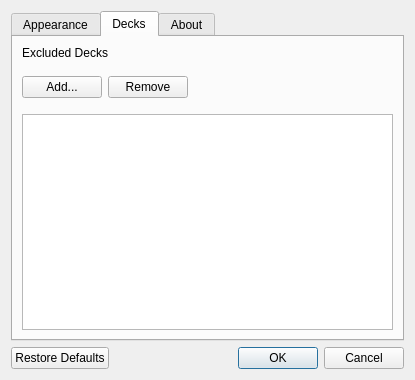
<?xml version="1.0" encoding="UTF-8"?>
<ui version="4.0">
 <author>JustKoi</author>
 <class>OptionsDialog</class>
 <widget class="QDialog" name="OptionsDialog">
  <property name="geometry">
   <rect>
    <x>0</x>
    <y>0</y>
    <width>402</width>
    <height>380</height>
   </rect>
  </property>
  <property name="windowTitle">
   <string>Study TIme Stats Options</string>
  </property>
  <layout class="QVBoxLayout" name="options_vert_layout">
   <item>
    <widget class="QTabWidget" name="tabs_widget">
     <property name="currentIndex">
      <number>1</number>
     </property>
     <widget class="QWidget" name="appearance_tab">
      <property name="enabled">
       <bool>true</bool>
      </property>
      <attribute name="title">
       <string>Appearance</string>
      </attribute>
      <layout class="QVBoxLayout" name="appearance_tab_layout">
       <item>
        <layout class="QVBoxLayout" name="appearance_vert_layout">
         <property name="leftMargin">
          <number>12</number>
         </property>
         <property name="topMargin">
          <number>12</number>
         </property>
         <property name="rightMargin">
          <number>12</number>
         </property>
         <property name="bottomMargin">
          <number>12</number>
         </property>
         <item>
          <layout class="QGridLayout" name="appearance_grid_layout" columnstretch="0,0,0">
           <item row="6" column="0">
            <widget class="QLabel" name="primary_color_label">
             <property name="text">
              <string>Primary Color</string>
             </property>
            </widget>
           </item>
           <item row="7" column="1">
            <widget class="QPushButton" name="seconday_color_button">
             <property name="text">
              <string>Select</string>
             </property>
            </widget>
           </item>
           <item row="4" column="0">
            <widget class="QLabel" name="total_label">
             <property name="text">
              <string>Custom Total Text</string>
             </property>
            </widget>
           </item>
           <item row="0" column="1" colspan="2">
            <widget class="QComboBox" name="week_start_dropdown">
             <property name="sizeAdjustPolicy">
              <enum>QComboBox::AdjustToContents</enum>
             </property>
             <item>
              <property name="text">
               <string>Monday</string>
              </property>
             </item>
             <item>
              <property name="text">
               <string>Tuesday</string>
              </property>
             </item>
             <item>
              <property name="text">
               <string>Wednesday</string>
              </property>
             </item>
             <item>
              <property name="text">
               <string>Thursday</string>
              </property>
             </item>
             <item>
              <property name="text">
               <string>Friday</string>
              </property>
             </item>
             <item>
              <property name="text">
               <string>Saturday</string>
              </property>
             </item>
             <item>
              <property name="text">
               <string>Sunday</string>
              </property>
             </item>
            </widget>
           </item>
           <item row="6" column="1">
            <widget class="QPushButton" name="primary_color_button">
             <property name="text">
              <string>Select</string>
             </property>
            </widget>
           </item>
           <item row="7" column="0">
            <widget class="QLabel" name="secondary_color_label">
             <property name="text">
              <string>Secondary Color</string>
             </property>
            </widget>
           </item>
           <item row="5" column="1" colspan="2">
            <widget class="QLineEdit" name="ranged_line">
             <property name="sizePolicy">
              <sizepolicy hsizetype="Preferred" vsizetype="Fixed">
               <horstretch>0</horstretch>
               <verstretch>0</verstretch>
              </sizepolicy>
             </property>
            </widget>
           </item>
           <item row="4" column="1" colspan="2">
            <widget class="QLineEdit" name="total_line">
             <property name="sizePolicy">
              <sizepolicy hsizetype="Preferred" vsizetype="Fixed">
               <horstretch>0</horstretch>
               <verstretch>0</verstretch>
              </sizepolicy>
             </property>
            </widget>
           </item>
           <item row="6" column="2">
            <widget class="QLabel" name="primary_color_preview">
             <property name="styleSheet">
              <string notr="true">background-color: #BDC;</string>
             </property>
            </widget>
           </item>
           <item row="5" column="0">
            <widget class="QLabel" name="ranged_label">
             <property name="text">
              <string>Custom Ranged Text</string>
             </property>
            </widget>
           </item>
           <item row="7" column="2">
            <widget class="QLabel" name="secondary_color_preview">
             <property name="styleSheet">
              <string notr="true">background-color: #ADC;</string>
             </property>
            </widget>
           </item>
           <item row="0" column="0">
            <widget class="QLabel" name="week_start_label">
             <property name="text">
              <string>Week-Start Day</string>
             </property>
            </widget>
           </item>
           <item row="1" column="0">
            <widget class="QLabel" name="range_select_label">
             <property name="text">
              <string>Selected Range</string>
             </property>
            </widget>
           </item>
           <item row="2" column="1">
            <widget class="QSpinBox" name="custom_range_spinbox">
             <property name="suffix">
              <string> days</string>
             </property>
             <property name="maximum">
              <number>5690</number>
             </property>
             <property name="value">
              <number>14</number>
             </property>
            </widget>
           </item>
           <item row="1" column="1">
            <widget class="QComboBox" name="range_select_dropdown">
             <property name="sizeAdjustPolicy">
              <enum>QComboBox::AdjustToContents</enum>
             </property>
             <item>
              <property name="text">
               <string>Past Week</string>
              </property>
             </item>
             <item>
              <property name="text">
               <string>Past 2 Weeks</string>
              </property>
             </item>
             <item>
              <property name="text">
               <string>Past Month</string>
              </property>
             </item>
             <item>
              <property name="text">
               <string>Past Year</string>
              </property>
             </item>
             <item>
              <property name="text">
               <string>Custom</string>
              </property>
             </item>
            </widget>
           </item>
           <item row="1" column="2">
            <widget class="QCheckBox" name="use_start_checkbox">
             <property name="text">
              <string>From Week-Start</string>
             </property>
             <property name="checked">
              <bool>true</bool>
             </property>
            </widget>
           </item>
          </layout>
         </item>
         <item>
          <widget class="QGroupBox" name="pages_group_box">
           <property name="title">
            <string>Pages</string>
           </property>
           <layout class="QHBoxLayout" name="pages_vertical_layout">
            <item>
             <widget class="QCheckBox" name="browser_checkbox">
              <property name="text">
               <string>Deck Browser</string>
              </property>
              <property name="checked">
               <bool>true</bool>
              </property>
             </widget>
            </item>
            <item>
             <widget class="QCheckBox" name="overview_checkbox">
              <property name="text">
               <string>Overview</string>
              </property>
              <property name="checked">
               <bool>true</bool>
              </property>
             </widget>
            </item>
            <item>
             <widget class="QCheckBox" name="congrats_checkbox">
              <property name="text">
               <string>Congrats Screen</string>
              </property>
              <property name="checked">
               <bool>true</bool>
              </property>
             </widget>
            </item>
           </layout>
          </widget>
         </item>
        </layout>
       </item>
      </layout>
     </widget>
     <widget class="QWidget" name="decks_tab">
      <attribute name="title">
       <string>Decks</string>
      </attribute>
      <layout class="QVBoxLayout" name="verticalLayout">
       <item>
        <widget class="QLabel" name="excluded_decks_label">
         <property name="text">
          <string>Excluded Decks</string>
         </property>
         <property name="textFormat">
          <enum>Qt::RichText</enum>
         </property>
        </widget>
       </item>
       <item>
        <layout class="QHBoxLayout" name="add_remove_layout">
         <property name="topMargin">
          <number>10</number>
         </property>
         <property name="bottomMargin">
          <number>10</number>
         </property>
         <item>
          <widget class="QPushButton" name="add_button">
           <property name="text">
            <string>Add...</string>
           </property>
          </widget>
         </item>
         <item>
          <widget class="QPushButton" name="remove_button">
           <property name="text">
            <string>Remove</string>
           </property>
          </widget>
         </item>
         <item>
          <spacer name="add_remove_spacer">
           <property name="orientation">
            <enum>Qt::Horizontal</enum>
           </property>
           <property name="sizeHint" stdset="0">
            <size>
             <width>40</width>
             <height>20</height>
            </size>
           </property>
          </spacer>
         </item>
        </layout>
       </item>
       <item>
        <widget class="QListWidget" name="excluded_decks_list">
         <property name="selectionMode">
          <enum>QAbstractItemView::ExtendedSelection</enum>
         </property>
         <property name="selectionBehavior">
          <enum>QAbstractItemView::SelectRows</enum>
         </property>
        </widget>
       </item>
      </layout>
     </widget>
     <widget class="QWidget" name="about_tab">
      <attribute name="title">
       <string>About</string>
      </attribute>
      <layout class="QVBoxLayout" name="verticalLayout_2">
       <item>
        <widget class="QTextBrowser" name="about_text">
         <property name="html">
          <string>&lt;!DOCTYPE HTML PUBLIC &quot;-//W3C//DTD HTML 4.0//EN&quot; &quot;http://www.w3.org/TR/REC-html40/strict.dtd&quot;&gt;
&lt;html&gt;&lt;head&gt;&lt;meta name=&quot;qrichtext&quot; content=&quot;1&quot; /&gt;&lt;style type=&quot;text/css&quot;&gt;
p, li { white-space: pre-wrap; }
&lt;/style&gt;&lt;/head&gt;&lt;body style=&quot; font-family:'MS Shell Dlg 2'; font-size:8.25pt; font-weight:400; font-style:normal;&quot;&gt;
&lt;p style=&quot; margin-top:0px; margin-bottom:0px; margin-left:0px; margin-right:0px; -qt-block-indent:0; text-indent:0px;&quot;&gt;About page text. Lorem ipsum-thing go here.&lt;/p&gt;&lt;/body&gt;&lt;/html&gt;</string>
         </property>
        </widget>
       </item>
      </layout>
     </widget>
    </widget>
   </item>
   <item>
    <widget class="QDialogButtonBox" name="confirm_button_box">
     <property name="orientation">
      <enum>Qt::Horizontal</enum>
     </property>
     <property name="standardButtons">
      <set>QDialogButtonBox::Cancel|QDialogButtonBox::Ok|QDialogButtonBox::RestoreDefaults</set>
     </property>
    </widget>
   </item>
  </layout>
 </widget>
 <resources/>
 <connections>
  <connection>
   <sender>confirm_button_box</sender>
   <signal>accepted()</signal>
   <receiver>OptionsDialog</receiver>
   <slot>accept()</slot>
   <hints>
    <hint type="sourcelabel">
     <x>248</x>
     <y>254</y>
    </hint>
    <hint type="destinationlabel">
     <x>157</x>
     <y>274</y>
    </hint>
   </hints>
  </connection>
  <connection>
   <sender>confirm_button_box</sender>
   <signal>rejected()</signal>
   <receiver>OptionsDialog</receiver>
   <slot>reject()</slot>
   <hints>
    <hint type="sourcelabel">
     <x>316</x>
     <y>260</y>
    </hint>
    <hint type="destinationlabel">
     <x>286</x>
     <y>274</y>
    </hint>
   </hints>
  </connection>
 </connections>
</ui>
